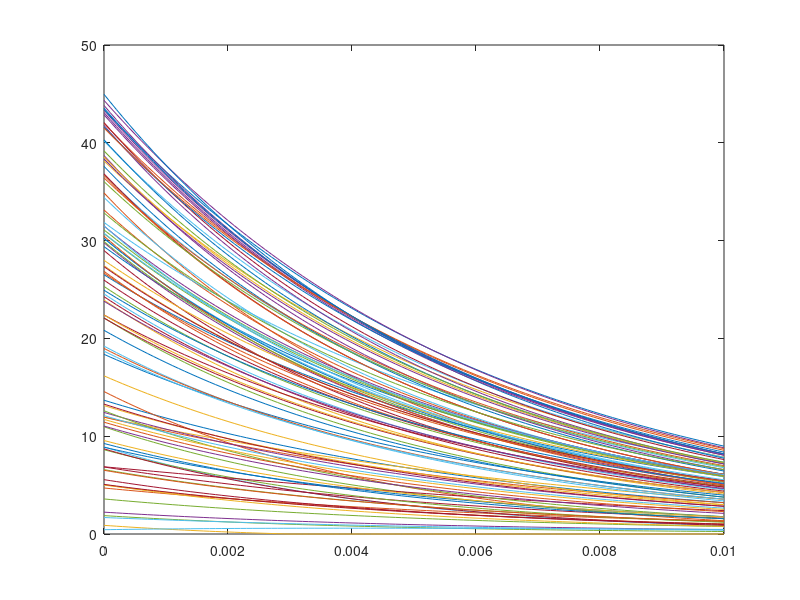
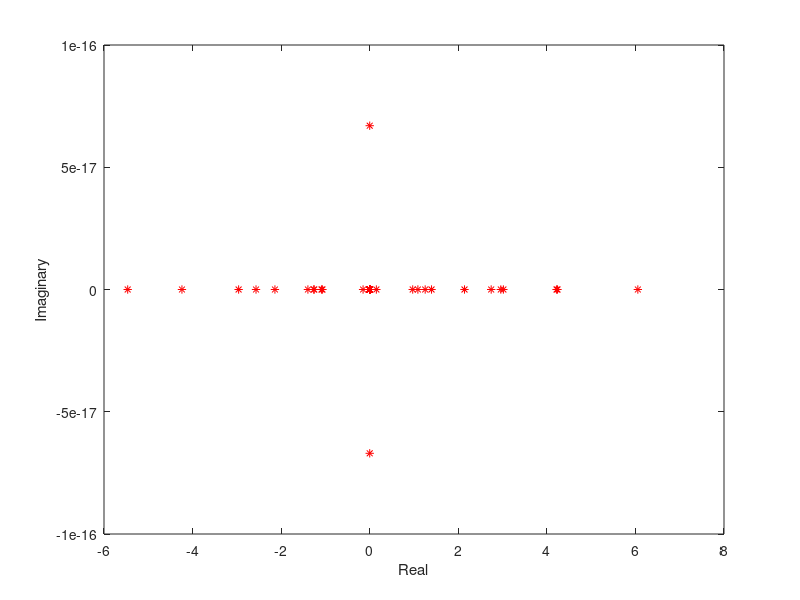
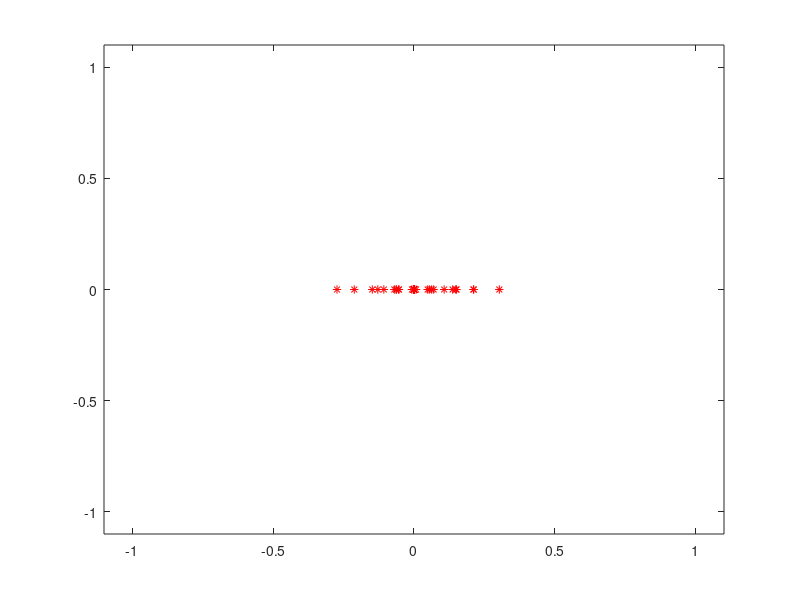

Recreate these plots in MATLAB, in order.
function [re_o, Rates] = SteadyStatedtStaticNormal

% Parameters:
N = 100; % network size;
   
%Initializations
Re = 45*rand(N,1); %Initial Rates

%External Input
S_t = zeros(N,1);
S_t(5) = 200;
So = 10; %mv (mean current)
Input = zeros(N,N) + So;
Input(:,1) = Input(:,1) + S_t;
Sigma = zeros(N,N)+ randn(N,N);
V = eye(N); %Input connectivity 

%Connectivity

meanw = 0; 
variancew = 4;
d = 0.10;
W  = sprandn (N,N,d)*(variancew^1/2) + meanw;
We = W - tril(W,-1) + tril(W,1)';

%Training
dt =0.0001;
trainTime = size(Input,1);
L = trainTime; 
Rates = zeros(N,L);  % complete state history
t(1) = 0;
Re(:,1) = Re;

for n = 1:L
 
   tau_m = 0.006;
   alpha = 1/tau_m; %ms tau_m
 
   
 % Network activation
 
  h(:,n) = We*Re(:,n) + V*(Input (:,n)) + Sigma(:,n);
 %h(:,n) = sigmf(h(:,n),[2 4]);
  
    t(n+1) = t(n) + dt;
    Re(:,n+1) = Re(:,n) - dt*(alpha*(Re(:,n)-h(:,n)*sqrt(dt)));  
    Re(Re < 0) = 0; 
    
 
     % save network activition
     Rates= Re; 
   
end
 
re_o = Rates(:,L);

plot(t,Re)

   evalues = eig(We);    % Get the eigenvalues of effective connectivity matrix

   figure(3) %   Plot real and imaginary parts
     plot(real(evalues),imag(evalues),'r*') 
     xlabel('Real')
     ylabel('Imaginary')
     
     figure(4) % Check if eigenspectrum lies whithin the unit circle when normalized
     plot(evalues/(sqrt(N)*variancew^1/2),'r*') 
     axis([-1.1 1.1 -1.1 1.1])
   

   
end